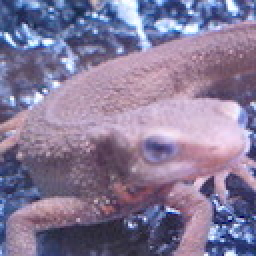
#> input picture data/day05/imori.jpg, 128 x 128 px (shown 2 times larger)
$ python morphology.py   (older library calls are emulated)
#> lines starting #> are read from the running program, lines starting #| are printed output that depends on the picture; after the words box and inside, x2 and y2 are one past the last pixel; in counts of white or black regions, pixels touching at a corner belong together; long printed decimals are rounded
import cv2
import numpy as np
import math
import matplotlib.pyplot as plt


def BGR2GRAY(img):
    b = img[:, :, 0]
    g = img[:, :, 1]
    r = img[:, :, 2]

    gray = 0.0722 * b + 0.7152 * g + 0.2126 * r
    return gray.astype(np.uint8)


def OSTU(img):
    # 最大类内方差
    # w1, w2  u1, u2  u
    # w1*(u1 - u)*(u1-u) + w2*(u2-u)*(u2-u)

    def getThreshold(img):
        # hist = np.zeros((256), np.int)
        h, w = img.shape
        # for i in range(256):
        #     hist[i] = len(np.where(img == i))
        total = h * w
        u = np.mean(img)
        maxIndex, maxValue = 0, 0
        for i in range(256):
            indx = np.where(img <= i)
            indy = np.where(img > i)
            if len(indx[0]) == 0:
                w1, w2, u1, u2 = 0., 1., 0., u
            elif len(indy[0]) == 0:
                w1, w2, u1, u2 = 1., 0., u, 0.
            else:
                w1 = len(indx[0]) / total
                w2 = 1 - w1
                u1 = np.mean(img[indx])
                u2 = np.mean(img[indy])
            g = w1 * math.pow(u1 - u, 2) + w2 * math.pow(u2 - u, 2)
            if maxValue < g:
                maxValue = g
                maxIndex = i
        print(maxIndex, maxValue)
        return maxIndex

    def binary(img, threshold):
        img[img<threshold] = 0
        img[img>= threshold] = 255
        return img

    temp = img.copy()

    threshold = getThreshold(temp)

    out = binary(temp, threshold)
    return out


def Dilate(img, iters=1):
    out = img.copy()
    h, w = img.shape
    kernel = np.array([[0, 1, 0], [1, 0, 1], [0, 1, 0]], np.uint8)
    temp = img.copy()
    for i in range(iters):
        indx = np.where(temp == 0)
        for r, c in zip(indx[0], indx[1]):
            min_r = max(r-1, 0)
            min_c = max(c-1, 0)
            max_r = min(r+1, h)
            max_c = min(c+1, w)
            block = temp[min_r:max_r+1, min_c: max_c+1]
            if block.shape[0] == 3 and block.shape[1] == 3:
                if np.max(kernel*block) == 255:
                    out[r, c] = 255
        temp = out.copy()
    return out

def Erode(img, iters=1):
    out = img.copy()
    h, w = img.shape
    temp = img.copy()
    for i in range(iters):
        indx = np.where(temp == 255)
        for r, c in zip(indx[0], indx[1]):
            min_r = max(r - 1, 0)
            min_c = max(c - 1, 0)
            max_r = min(r + 1, h)
            max_c = min(c + 1, w)
            block = temp[min_r:max_r + 1, min_c: max_c + 1]
            if block.shape==(3, 3):
                value =np.array([block[0, 1], block[1, 0], block[1, 1], block[2, 1]])
                if np.min(value) == 0:
                    out[r, c] = 0
        temp = out.copy()

    return out

# 开运行 ，先腐蚀 - 再膨胀， 去除白色噪点
def Opening(img, iters=1):
    di = Erode(img, iters)
    er = Dilate(di, iters)
    return er

# 闭运算， 先膨胀，再腐蚀， 去除黑色噪点
def Closing(img, iters=1):
    er = Dilate(img, iters)
    di = Erode(er, iters)
    return di

# 形态学梯度为经过膨胀操作（dilate）的图像与经过腐蚀操作（erode）的图像的差，可以用于抽出物体的边缘
def Gradient(img):
    di = Dilate(img)
    er = Erode(img)
    g = di - er
    return  g

# 顶帽运算是原图像与开运算的结果图的差
def TopHat(img):
    open = Opening(img)
    return img - open

# 黑帽运算是原图像与闭运算的结果图的差
def BlakHat(img):
    close = Closing(img)
    return img - close


if __name__ == "__main__":
    image = cv2.imread("../data/day05/imori.jpg")
#> image is the input picture: shape (128, 128, 3); mean B, G, R 152.8, 121.8, 134.1
    gray = BGR2GRAY(image)
#> in BGR2GRAY, `b = img[:, :, 0]`:
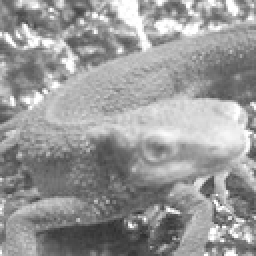
#> b: shape (128, 128) (shown 2 times larger); min 46, max 255, mean 152.8
#> in BGR2GRAY, `g = img[:, :, 1]`:
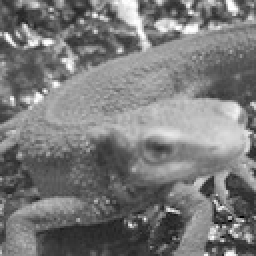
#> g: shape (128, 128) (shown 2 times larger); min 0, max 255, mean 121.8
#> in BGR2GRAY, `r = img[:, :, 2]`:
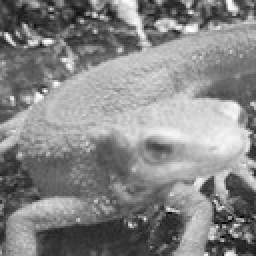
#> r: shape (128, 128) (shown 2 times larger); min 0, max 255, mean 134.1
    # cv2.imshow("out", gray)
    # cv2.waitKey()

    binary = OSTU(gray)
#> in getThreshold, `u = np.mean(img)`: u = 126.2
#> the loop in getThreshold, `for i in range(256):` made 256 passes
#> (indx, indy, w1, w2, u1, u2, g, maxValue) on passes 7, 8, 21, 23: (([110], [115]), 16383 positions, rows 0 to 127, columns 0 to 127, 6.1e-05, 1, 6, 126.2, 0.881, 0.881), (([108, 108, 110], [120, 121, 115]), 16381 positions, rows 0 to 127, columns 0 to 127, 0.000183, 1, 6.67, 126.2, 2.62, 2.62), (([108, 108, 110, 111], [120, 121, 115, 111]), 16380 positions, rows 0 to 127, columns 0 to 127, 0.000244, 1, 10, 126.2, 3.3, 3.3), (([108, 108, 110, 111, 118], [120, 121, 115, 111, 111]), 16379 positions, rows 0 to 127, columns 0 to 127, 0.000305, 1, 12.4, 126.2, 3.95, 3.95)
#> (indx, indy, w1, w2, u1, u2, g) on passes 1 to 6: ((empty array, empty array), 16384 positions, rows 0 to 127, columns 0 to 127, 0, 1, 0, 126.2, 0), ((empty array, empty array), 16384 positions, rows 0 to 127, columns 0 to 127, 0, 1, 0, 126.2, 0), ((empty array, empty array), 16384 positions, rows 0 to 127, columns 0 to 127, 0, 1, 0, 126.2, 0), ((empty array, empty array), 16384 positions, rows 0 to 127, columns 0 to 127, 0, 1, 0, 126.2, 0), ((empty array, empty array), 16384 positions, rows 0 to 127, columns 0 to 127, 0, 1, 0, 126.2, 0), ((empty array, empty array), 16384 positions, rows 0 to 127, columns 0 to 127, 0, 1, 0, 126.2, 0)
#> after the loop in getThreshold, `for i in range(256):`: maxIndex = 126; maxValue = 1633.1
#| 126 1633.087
#> in OSTU, `threshold = getThreshold(temp)`: threshold = 126
#> in binary, `img[img<threshold] = 0`:
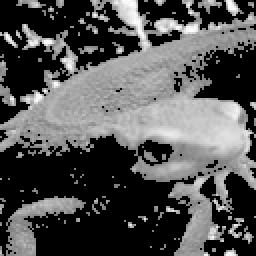
#> img: shape (128, 128) (shown 2 times larger); min 0, max 254, mean 83.3
#> in binary, `img[img>= threshold] = 255`:
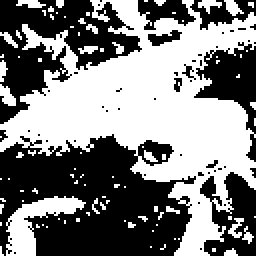
#> img: shape (128, 128) (shown 2 times larger); 50% white; 91 white regions (79 under 20 px), largest, box (x1, y1, x2, y2) and area: (0, 0, 128, 128) 7010, (3, 98, 43, 128) 488, (0, 42, 8, 53) 54

    out = Erode(binary)
#> the loop in Erode, `for i in range(iters):` made 1 pass
#> indx on pass 1: 8188 positions, rows 0 to 127, columns 0 to 127
#> pass 1, in Erode, `temp = out.copy()`:
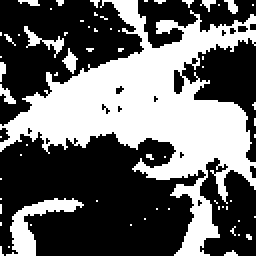
#> temp: shape (128, 128) (shown 2 times larger); 39.8% white; 65 white regions (56 under 20 px), largest, box (x1, y1, x2, y2) and area: (0, 0, 128, 128) 5708, (3, 99, 42, 128) 369, (12, 13, 32, 29) 88
    # out2 = erode(binary)
    # out = TopHat(binary)
    result = np.hstack((binary, out))
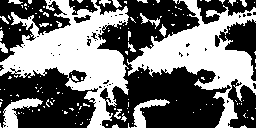
#> result: shape (128, 256); 44.9% white; 152 white regions (131 under 20 px), largest, box (x1, y1, x2, y2) and area: (0, 0, 129, 128) 7014, (127, 0, 256, 128) 5712, (3, 98, 43, 128) 488
    cv2.imshow("out", result)
    cv2.waitKey()
    # [6 lines of commented-out code are left out]

$ run again, with data/day05/thorino.jpg copied over data/day05/imori.jpg
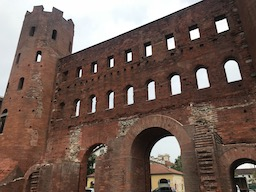
#> input picture data/day05/thorino.jpg, 256 x 192 px
#> image is the input picture: shape (192, 256, 3); mean B, G, R 85.6, 94.3, 114.5
#> u = 97.5
#> the loop in getThreshold, `for i in range(256):` made 256 passes
#> (indx, indy, w1, w2, u1, u2, g, maxValue) on passes 1 to 3: (173 positions, rows 3 to 190, columns 4 to 253, 48979 positions, rows 0 to 191, columns 0 to 255, 0.00352, 0.996, 0, 97.84, 33.58, 33.58), (306 positions, rows 1 to 191, columns 1 to 255, 48846 positions, rows 0 to 191, columns 0 to 255, 0.00623, 0.994, 0.435, 98.11, 59.02, 59.02), (413 positions, rows 1 to 191, columns 1 to 255, 48739 positions, rows 0 to 191, columns 0 to 255, 0.0084, 0.992, 0.84, 98.32, 79.17, 79.17)
#> after the loop in getThreshold, `for i in range(256):`: maxIndex = 152; maxValue = 3898.8
#| 152 3898.769
#> threshold = 152
#> in binary, `img[img>= threshold] = 255`:
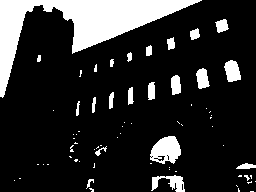
#> img: shape (192, 256); 16.9% white; 69 white regions (48 under 20 px), largest, box (x1, y1, x2, y2) and area: (0, 0, 202, 98) 5674, (150, 136, 181, 164) 603, (151, 175, 185, 192) 292
#> the loop in Erode, `for i in range(iters):` made 1 pass
#> indx on pass 1: 8331 positions, rows 0 to 191, columns 0 to 255
#> `result = np.hstack((binary, out))`:
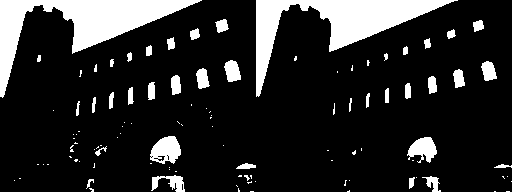
#> result: shape (192, 512); 15.9% white; 105 white regions (67 under 20 px), largest, box (x1, y1, x2, y2) and area: (0, 0, 202, 98) 5674, (256, 0, 458, 97) 5431, (150, 136, 181, 164) 603
